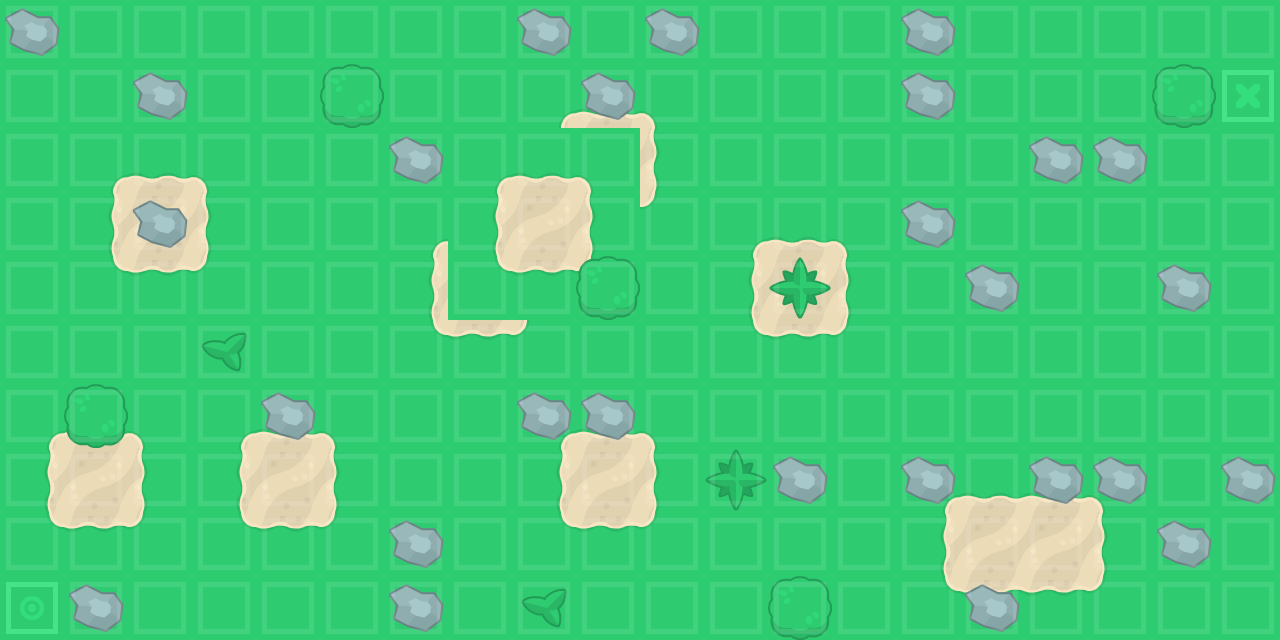

The image is a tile-based game level rendered from a .tmx file. Its description and complete source (layers, tilesets, objects, tile grids) follow:
An orthogonal 20x10 tile map with 64x64 px tiles, 3 tile layers (Surface, Obstacles, Grid).

<map version="1.0" orientation="orthogonal" renderorder="right-down" width="20" height="10" tilewidth="64" tileheight="64" nextobjectid="1">
 <properties>
  <property name="EndX" type="int" value="19" />
  <property name="EndY" type="int" value="8" />
  <property name="StartX" type="int" value="0" />
  <property name="StartY" type="int" value="0" />
 </properties>
 <tileset firstgid="1" name="towerDefense_tilesheet" tilewidth="64" tileheight="64" tilecount="299" columns="23">
  <image source="towerDefense_tilesheet.png" width="1472" height="832" />
 </tileset>
 <layer name="Surface" width="20" height="10">
  <data encoding="csv">
125,125,125,125,125,125,125,125,125,125,125,125,125,125,125,125,125,125,125,125,
125,125,125,125,125,125,125,125,75,76,77,125,125,125,125,130,125,125,125,41,
125,75,76,77,125,125,125,75,76,77,100,125,125,125,125,125,125,125,130,130,
125,98,99,100,125,125,75,98,99,100,123,75,76,77,125,130,130,130,125,125,
125,121,122,123,125,125,98,121,122,123,125,98,161,100,125,130,125,125,125,130,
125,125,125,125,125,125,121,122,123,125,125,121,122,123,125,130,125,130,130,130,
75,76,77,75,76,77,125,125,75,76,77,125,125,125,130,130,125,125,130,125,
98,99,100,98,99,100,125,125,98,99,100,125,125,130,75,76,76,77,130,130,
121,122,123,121,122,123,125,125,121,122,123,130,130,125,98,161,161,100,130,130,
42,130,130,130,125,125,125,125,125,125,125,125,125,125,121,122,122,123,125,130
</data>
 </layer>
 <layer name="Obstacles" width="20" height="10">
  <data encoding="csv">
137,0,0,0,0,0,0,0,137,0,137,0,0,0,137,0,0,0,0,0,
0,0,137,0,0,131,0,0,0,137,0,0,0,0,137,0,0,0,131,0,
0,0,0,0,0,0,137,0,0,0,0,0,0,0,0,0,137,137,0,0,
0,0,137,0,0,0,0,0,0,0,0,0,0,0,137,0,0,0,0,0,
0,0,0,0,0,0,0,0,0,131,0,0,135,0,0,137,0,0,137,0,
0,0,0,133,0,0,0,0,0,0,0,0,0,0,0,0,0,0,0,0,
0,131,0,0,137,0,0,0,137,137,0,0,0,0,0,0,0,0,0,0,
0,0,0,0,0,0,0,0,0,0,0,135,137,0,137,0,137,137,0,137,
0,0,0,0,0,0,137,0,0,0,0,0,0,0,0,0,0,0,137,0,
0,137,0,0,0,0,137,0,133,0,0,0,131,0,0,137,0,0,0,0
</data>
 </layer>
 <layer name="Grid" width="20" height="10" opacity="0.5">
  <data encoding="csv">
16,16,16,16,16,16,16,16,16,16,16,16,16,16,16,16,16,16,16,16,
16,16,16,16,16,16,16,16,16,16,16,16,16,16,16,16,16,16,16,16,
16,16,16,16,16,16,16,16,16,16,16,16,16,16,16,16,16,16,16,16,
16,16,16,16,16,16,16,16,16,16,16,16,16,16,16,16,16,16,16,16,
16,16,16,16,16,16,16,16,16,16,16,16,16,16,16,16,16,16,16,16,
16,16,16,16,16,16,16,16,16,16,16,16,16,16,16,16,16,16,16,16,
16,16,16,16,16,16,16,16,16,16,16,16,16,16,16,16,16,16,16,16,
16,16,16,16,16,16,16,16,16,16,16,16,16,16,16,16,16,16,16,16,
16,16,16,16,16,16,16,16,16,16,16,16,16,16,16,16,16,16,16,16,
16,16,16,16,16,16,16,16,16,16,16,16,16,16,16,16,16,16,16,16
</data>
 </layer>
</map>
